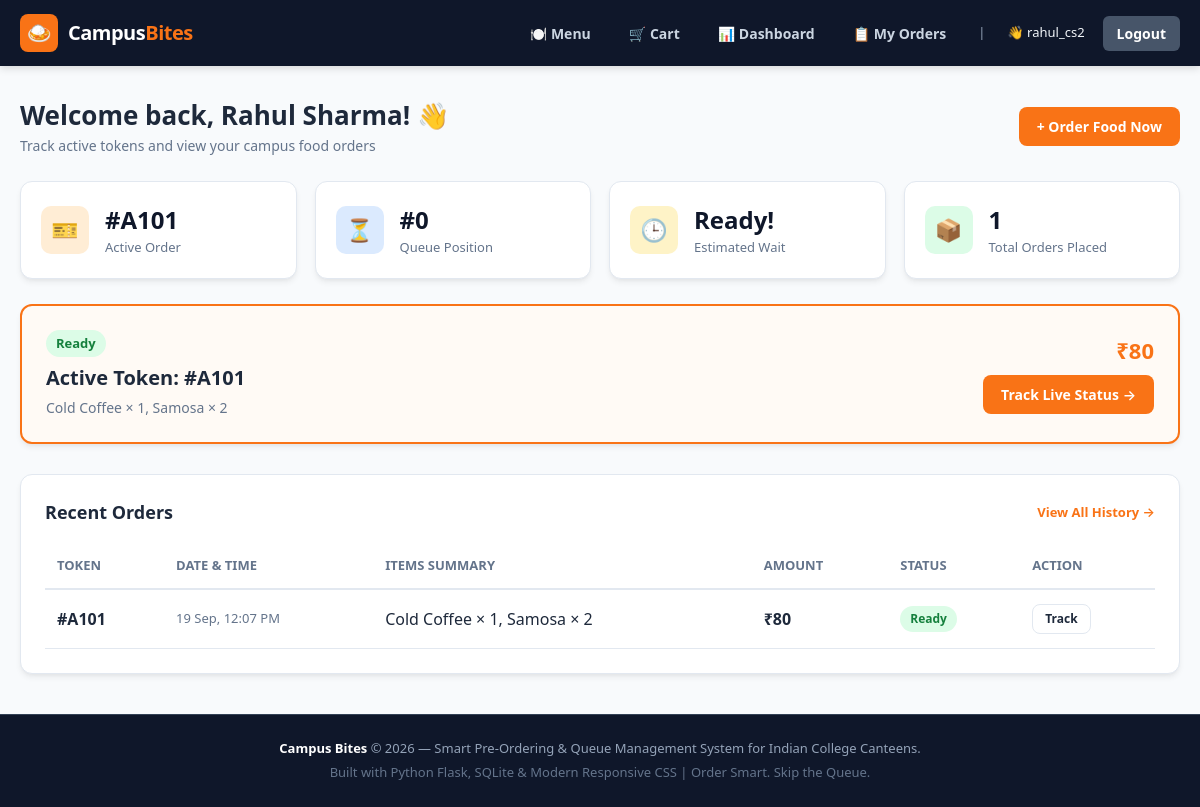
The app's page /dashboard (signed in) with its own data.
### app.py (models this page shows)
class User(UserMixin, db.Model):
    __tablename__ = 'user'
    id = db.Column(db.Integer, primary_key=True)
    username = db.Column(db.String(100), unique=True, nullable=False)
    password = db.Column(db.String(255), nullable=False)
    full_name = db.Column(db.String(100), default='')
    phone = db.Column(db.String(20), default='')
    is_admin = db.Column(db.Boolean, default=False)
    created_at = db.Column(db.DateTime, default=datetime.now)
    orders = db.relationship('Order', backref='student', lazy=True)

class Order(db.Model):
    __tablename__ = 'order'
    id = db.Column(db.Integer, primary_key=True)
    user_id = db.Column(db.Integer, db.ForeignKey('user.id'), nullable=False)
    token_number = db.Column(db.String(20), unique=True, nullable=False)  # e.g. #A101
    student_name = db.Column(db.String(100), default='')
    student_phone = db.Column(db.String(20), default='')
    pickup_time = db.Column(db.String(50), default='ASAP')
    payment_method = db.Column(db.String(50), default='Pay at Canteen Counter')
    items_summary = db.Column(db.Text, nullable=False)
    total_price = db.Column(db.Float, nullable=False)
    status = db.Column(db.String(50), default='Pending')  # Pending, Preparing, Ready, Completed
    created_at = db.Column(db.DateTime, default=datetime.now)
    items = db.relationship('OrderItem', backref='order', lazy=True, cascade="all, delete-orphan")

### app.py (the view)
@app.route('/dashboard')
@login_required
def dashboard():
    active_order = Order.query.filter(
        Order.user_id == current_user.id,
        Order.status.in_(['Pending', 'Preparing', 'Ready'])
    ).order_by(Order.id.desc()).first()
    queue_position, orders_ahead, waiting_time = (0, 0, 0)
    if active_order:
        queue_position, orders_ahead, waiting_time = get_queue_info(active_order)
    total_orders_count = Order.query.filter_by(user_id=current_user.id).count()
    recent_orders = Order.query.filter_by(user_id=current_user.id).order_by(Order.id.desc()).limit(5).all()
    return render_template(
        'dashboard.html',
        active_order=active_order,
        queue_position=queue_position,
        waiting_time=waiting_time,
        total_orders_count=total_orders_count,
        recent_orders=recent_orders
    )

### app.py (called while the page is built)
@login_manager.user_loader
def load_user(user_id):
    try:
        return db.session.get(User, int(user_id))
    except (ValueError, TypeError):
        return None

def get_queue_info(order):
    if order.status in ['Pending', 'Preparing']:
        orders_ahead = Order.query.filter(
            Order.status.in_(['Pending', 'Preparing']),
            Order.id < order.id
        ).count()
        queue_position = orders_ahead + 1
        waiting_time = queue_position * 3
    else:
        orders_ahead = 0
        queue_position = 0
        waiting_time = 0
    return queue_position, orders_ahead, waiting_time

### templates/dashboard.html (shortened to what this page needs)
{% extends "base.html" %}
{% block content %}
<div style="margin-top: 15px;">
    <div style="display: flex; justify-content: space-between; align-items: center; flex-wrap: wrap; gap: 15px; margin-bottom: 25px;">
        <div>
            <h1 style="font-size: 26px; font-weight: 800;">Welcome back, {{ current_user.full_name or current_user.username }}! 👋</h1>
            <p style="color: var(--text-muted); font-size: 14px;">Track active tokens and view your campus food orders</p>
        </div>
        <div>
            <a href="{{ url_for('menu') }}" class="btn">+ Order Food Now</a>
        </div>
    </div>
    <div class="admin-metrics-grid">
        <div class="stat-card">
            <div class="stat-icon orange">🎫</div>
            <div class="stat-info">
                <div class="stat-val">
                    {% if active_order %}
                        {{ active_order.token_number }}
                    {% else %}
                        None
                    {% endif %}
                </div>
                <div class="stat-lbl">Active Order</div>
            </div>
        </div>
        <div class="stat-card">
            <div class="stat-icon blue">⏳</div>
            <div class="stat-info">
                <div class="stat-val">
                    {% if active_order %}
                        #{{ queue_position }}
                    {% else %}
                        -
                    {% endif %}
                </div>
                <div class="stat-lbl">Queue Position</div>
            </div>
        </div>
        <div class="stat-card">
            <div class="stat-icon amber">🕒</div>
            <div class="stat-info">
                <div class="stat-val">
                    {% if active_order and active_order.status in ['Pending', 'Preparing'] %}
                        {{ waiting_time }}m
                    {% elif active_order and active_order.status == 'Ready' %}
                        Ready!
                    {% else %}
                        -
                    {% endif %}
                </div>
                <div class="stat-lbl">Estimated Wait</div>
            </div>
        </div>
        <div class="stat-card">
            <div class="stat-icon green">📦</div>
            <div class="stat-info">
                <div class="stat-val">{{ total_orders_count }}</div>
                <div class="stat-lbl">Total Orders Placed</div>
            </div>
        </div>
    </div>
    {% if active_order %}
    <div class="cart-table-card" style="border: 2px solid var(--primary); margin-bottom: 30px; background: #fffaf5;">
        <div style="display: flex; justify-content: space-between; align-items: center; flex-wrap: wrap; gap: 15px;">
            <div>
                <span class="badge badge-{{ active_order.status }}" style="font-size: 13px; margin-bottom: 6px;">{{ active_order.status }}</span>
                <h3 style="font-size: 20px; font-weight: 800;">Active Token: {{ active_order.token_number }}</h3>
                <p style="color: var(--text-muted); font-size: 14px; margin-top: 4px;">{{ active_order.items_summary }}</p>
            </div>
            <div style="text-align: right;">
                <div style="font-size: 22px; font-weight: 800; color: var(--primary); margin-bottom: 8px;">₹{{ "%.0f"|format(active_order.total_price) }}</div>
                <a href="{{ url_for('track_order', order_id=active_order.id) }}" class="btn">Track Live Status →</a>
            </div>
        </div>
    </div>
    {% endif %}
    <div class="cart-table-card">
        <div style="display: flex; justify-content: space-between; align-items: center; margin-bottom: 18px;">
            <h3 style="font-size: 18px;">Recent Orders</h3>
            <a href="{{ url_for('order_history') }}" style="color: var(--primary); font-size: 13px; font-weight: 600; text-decoration: none;">View All History →</a>
        </div>
        {% if recent_orders %}
        <table class="cart-table">
            <thead>
                <tr>
                    <th>Token</th>
                    <th>Date & Time</th>
                    <th>Items Summary</th>
                    <th>Amount</th>
                    <th>Status</th>
                    <th>Action</th>
                </tr>
            </thead>
            <tbody>
                {% for o in recent_orders %}
                <tr>
                    <td><strong>{{ o.token_number }}</strong></td>
                    <td style="color: var(--text-muted); font-size: 13px;">{{ o.created_at.strftime('%d %b, %I:%M %p') }}</td>
                    <td style="max-width: 320px;">{{ o.items_summary }}</td>
                    <td><strong>₹{{ "%.0f"|format(o.total_price) }}</strong></td>
                    <td><span class="badge badge-{{ o.status }}">{{ o.status }}</span></td>
                    <td>
                        <a href="{{ url_for('track_order', order_id=o.id) }}" class="btn btn-outline" style="padding: 5px 12px; font-size: 12px;">Track</a>
                    </td>
                </tr>
                {% endfor %}
            </tbody>
        </table>
        {% else %}
        <p style="color: var(--text-muted); text-align: center; padding: 30px 0;">No orders placed yet. <a href="{{ url_for('menu') }}" style="color: var(--primary);">Start ordering now!</a></p>
        {% endif %}
    </div>
</div>
{% endblock %}

### templates/base.html (shortened to what this page needs)
<!DOCTYPE html>
<html lang="en">
<head>
    <link rel="stylesheet" href="{{ url_for('static', filename='css/style.css') }}">
</head>
<body>
    <nav class="navbar">
        <div class="container">
            <a href="{{ url_for('menu') }}" class="brand">
                <div class="logo-icon">🍛</div>
                <div>Campus<span>Bites</span></div>
            </a>
            <div class="nav-links">
                <a href="{{ url_for('menu') }}">🍽️ Menu</a>
                <a href="{{ url_for('cart') }}">
                    🛒 Cart
                </a>
                {% if current_user.is_authenticated %}
                    <a href="{{ url_for('dashboard') }}">📊 Dashboard</a>
                    <a href="{{ url_for('order_history') }}">📋 My Orders</a>
                    <span style="color: #94a3b8; font-size: 13px; margin: 0 4px;">|</span>
                    <span style="color: #f1f5f9; font-size: 13px;">👋 {{ current_user.username }}</span>
                    <a href="{{ url_for('logout') }}" class="btn-nav" style="background:#475569;">Logout</a>
                {% else %}
                    <a href="{{ url_for('login') }}">Login</a>
                    <a href="{{ url_for('register') }}" class="btn-nav">Register</a>
                {% endif %}
            </div>
        </div>
    </nav>
    <main class="container" style="flex: 1; padding-bottom: 40px;">
        {% block content %}{% endblock %}
    </main>
    <footer>
        <div class="container">
            <p><strong>Campus Bites</strong> &copy; 2026 — Smart Pre-Ordering & Queue Management System for Indian College Canteens.</p>
            <p style="margin-top: 5px; color: #64748b;">Built with Python Flask, SQLite & Modern Responsive CSS | Order Smart. Skip the Queue.</p>
        </div>
    </footer>
</body>
</html>

### static/css/style.css (style rules this page uses)
:root { --primary: #f97316; --primary-hover: #ea580c; --primary-light: #ffedd5; --secondary: #0f172a; --bg: #f8fafc; --surface: #ffffff; --border: #e2e8f0; --text-main: #1e293b; --text-muted: #64748b; --success: #10b981; --warning: #f59e0b; --info: #3b82f6; --danger: #ef4444; --radius: 12px; --shadow: 0 4px 6px -1px rgba(0, 0, 0, 0.07), 0 2px 4px -2px rgba(0, 0, 0, 0.05); --shadow-lg: 0 10px 15px -3px rgba(0, 0, 0, 0.1), 0 4px 6px -4px rgba(0, 0, 0, 0.05); }
* { box-sizing: border-box; margin: 0; padding: 0; }
body { font-family: 'Segoe UI', system-ui, -apple-system, BlinkMacSystemFont, Roboto, sans-serif; background-color: var(--bg); color: var(--text-main); line-height: 1.5; min-height: 100vh; display: flex; flex-direction: column; }
.container { width: 100%; max-width: 1200px; margin: 0 auto; padding: 0 20px; }
.navbar { background: var(--secondary); color: white; padding: 14px 0; position: sticky; top: 0; z-index: 100; box-shadow: 0 2px 8px rgba(0,0,0,0.15); }
.navbar .container { display: flex; justify-content: space-between; align-items: center; flex-wrap: wrap; gap: 15px; }
.brand { display: flex; align-items: center; gap: 10px; text-decoration: none; color: white; font-size: 20px; font-weight: 800; letter-spacing: -0.5px; }
.brand .logo-icon { background: var(--primary); width: 38px; height: 38px; border-radius: 8px; display: flex; align-items: center; justify-content: center; font-size: 20px; }
.brand span { color: var(--primary); }
.nav-links { display: flex; align-items: center; gap: 18px; list-style: none; flex-wrap: wrap; }
.nav-links a { color: #cbd5e1; text-decoration: none; font-size: 14px; font-weight: 600; transition: all 0.2s ease; display: flex; align-items: center; gap: 6px; padding: 6px 10px; border-radius: 6px; }
.nav-links a.btn-nav { background: var(--primary); color: white; padding: 7px 14px; border-radius: 6px; }
.btn { display: inline-flex; align-items: center; justify-content: center; gap: 6px; background: var(--primary); color: white; padding: 9px 18px; border-radius: 8px; font-size: 14px; font-weight: 600; border: none; cursor: pointer; text-decoration: none; transition: background 0.2s ease, transform 0.1s ease; }
.btn-outline { background: transparent; border: 1px solid var(--border); color: var(--text-main); }
.cart-table-card, .cart-summary-card { background: var(--surface); border-radius: var(--radius); border: 1px solid var(--border); padding: 24px; box-shadow: var(--shadow); }
.cart-table { width: 100%; border-collapse: collapse; }
.cart-table th { text-align: left; padding: 12px; border-bottom: 2px solid var(--border); color: var(--text-muted); font-size: 13px; text-transform: uppercase; }
.cart-table td { padding: 14px 12px; border-bottom: 1px solid var(--border); vertical-align: middle; }
.admin-metrics-grid { display: grid; grid-template-columns: repeat(auto-fit, minmax(200px, 1fr)); gap: 18px; margin-bottom: 25px; }
.stat-card { background: var(--surface); border: 1px solid var(--border); border-radius: var(--radius); padding: 20px; box-shadow: var(--shadow); display: flex; align-items: center; gap: 16px; }
.stat-icon { width: 48px; height: 48px; border-radius: 10px; display: flex; align-items: center; justify-content: center; font-size: 22px; }
.stat-icon.orange { background: #ffedd5; color: #c2410c; }
.stat-icon.blue { background: #dbeafe; color: #1e40af; }
.stat-icon.green { background: #dcfce7; color: #15803d; }
.stat-icon.amber { background: #fef3c7; color: #b45309; }
.stat-info .stat-val { font-size: 24px; font-weight: 800; color: var(--secondary); }
.stat-info .stat-lbl { font-size: 13px; color: var(--text-muted); font-weight: 500; }
.badge { display: inline-flex; align-items: center; gap: 4px; padding: 4px 10px; border-radius: 20px; font-size: 12px; font-weight: 700; }
.badge-Ready { background: #dcfce7; color: #15803d; }
footer { margin-top: auto; background: var(--secondary); color: #94a3b8; padding: 24px 0; font-size: 13px; text-align: center; border-top: 1px solid #334155; }
footer strong { color: white; }

### records on screen
User: username "rahul_cs2", full_name "Rahul Sharma"
Order: token_number "#A101", status "Ready", items_summary "Cold Coffee × 1, Samosa × 2", total_price "80", created_at "19 Sep, 12:07 PM"

### other values on screen
{{ queue_position }} "0"
{{ total_orders_count }} "1"
